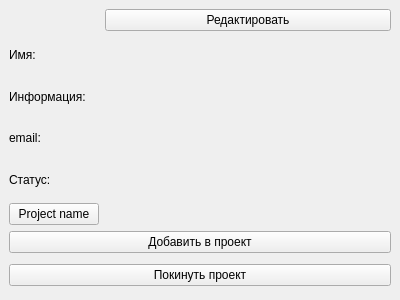
<?xml version="1.0" encoding="UTF-8"?>
<ui version="4.0">
 <class>WgtWorker</class>
 <widget class="QFrame" name="WgtWorker">
  <property name="geometry">
   <rect>
    <x>0</x>
    <y>0</y>
    <width>400</width>
    <height>300</height>
   </rect>
  </property>
  <property name="sizePolicy">
   <sizepolicy hsizetype="Preferred" vsizetype="Preferred">
    <horstretch>0</horstretch>
    <verstretch>0</verstretch>
   </sizepolicy>
  </property>
  <property name="windowTitle">
   <string/>
  </property>
  <layout class="QGridLayout" name="gridLayout">
   <property name="leftMargin">
    <number>0</number>
   </property>
   <property name="topMargin">
    <number>0</number>
   </property>
   <property name="rightMargin">
    <number>0</number>
   </property>
   <property name="bottomMargin">
    <number>0</number>
   </property>
   <item row="0" column="0">
    <widget class="QStackedWidget" name="stackedWidget">
     <property name="sizePolicy">
      <sizepolicy hsizetype="Preferred" vsizetype="Preferred">
       <horstretch>0</horstretch>
       <verstretch>0</verstretch>
      </sizepolicy>
     </property>
     <property name="currentIndex">
      <number>0</number>
     </property>
     <widget class="QWidget" name="pg_user_date">
      <layout class="QGridLayout" name="gridLayout_2">
       <item row="6" column="0" colspan="2">
        <widget class="QPushButton" name="btn_add_to_project">
         <property name="text">
          <string>Добавить в проект</string>
         </property>
        </widget>
       </item>
       <item row="0" column="1">
        <widget class="QPushButton" name="btn_edit">
         <property name="sizePolicy">
          <sizepolicy hsizetype="Expanding" vsizetype="Fixed">
           <horstretch>0</horstretch>
           <verstretch>0</verstretch>
          </sizepolicy>
         </property>
         <property name="text">
          <string>Редактировать</string>
         </property>
        </widget>
       </item>
       <item row="2" column="1">
        <widget class="QLabel" name="lbl_info_2">
         <property name="text">
          <string/>
         </property>
         <property name="wordWrap">
          <bool>true</bool>
         </property>
        </widget>
       </item>
       <item row="3" column="0">
        <widget class="QLabel" name="lbl_email">
         <property name="sizePolicy">
          <sizepolicy hsizetype="Fixed" vsizetype="Preferred">
           <horstretch>0</horstretch>
           <verstretch>0</verstretch>
          </sizepolicy>
         </property>
         <property name="minimumSize">
          <size>
           <width>90</width>
           <height>0</height>
          </size>
         </property>
         <property name="maximumSize">
          <size>
           <width>90</width>
           <height>16777215</height>
          </size>
         </property>
         <property name="text">
          <string>email:</string>
         </property>
        </widget>
       </item>
       <item row="1" column="0">
        <widget class="QLabel" name="lbl_login">
         <property name="sizePolicy">
          <sizepolicy hsizetype="Fixed" vsizetype="Preferred">
           <horstretch>0</horstretch>
           <verstretch>0</verstretch>
          </sizepolicy>
         </property>
         <property name="minimumSize">
          <size>
           <width>90</width>
           <height>0</height>
          </size>
         </property>
         <property name="maximumSize">
          <size>
           <width>90</width>
           <height>16777215</height>
          </size>
         </property>
         <property name="text">
          <string>Имя:</string>
         </property>
        </widget>
       </item>
       <item row="4" column="0">
        <widget class="QLabel" name="lbl_status">
         <property name="sizePolicy">
          <sizepolicy hsizetype="Fixed" vsizetype="Preferred">
           <horstretch>0</horstretch>
           <verstretch>0</verstretch>
          </sizepolicy>
         </property>
         <property name="minimumSize">
          <size>
           <width>90</width>
           <height>0</height>
          </size>
         </property>
         <property name="maximumSize">
          <size>
           <width>90</width>
           <height>16777215</height>
          </size>
         </property>
         <property name="text">
          <string>Статус:</string>
         </property>
        </widget>
       </item>
       <item row="4" column="1">
        <widget class="QLabel" name="lbl_status_2">
         <property name="text">
          <string/>
         </property>
        </widget>
       </item>
       <item row="1" column="1">
        <widget class="QLabel" name="lbl_login_2">
         <property name="text">
          <string/>
         </property>
        </widget>
       </item>
       <item row="0" column="0">
        <widget class="QLabel" name="lbl_photo">
         <property name="text">
          <string/>
         </property>
        </widget>
       </item>
       <item row="2" column="0">
        <widget class="QLabel" name="lbl_info">
         <property name="sizePolicy">
          <sizepolicy hsizetype="Fixed" vsizetype="Preferred">
           <horstretch>0</horstretch>
           <verstretch>0</verstretch>
          </sizepolicy>
         </property>
         <property name="minimumSize">
          <size>
           <width>90</width>
           <height>0</height>
          </size>
         </property>
         <property name="maximumSize">
          <size>
           <width>90</width>
           <height>16777215</height>
          </size>
         </property>
         <property name="text">
          <string>Информация:</string>
         </property>
        </widget>
       </item>
       <item row="5" column="0">
        <widget class="QPushButton" name="btn_project">
         <property name="text">
          <string>Project name</string>
         </property>
        </widget>
       </item>
       <item row="3" column="1">
        <widget class="QLabel" name="lbl_email_2">
         <property name="text">
          <string/>
         </property>
        </widget>
       </item>
       <item row="7" column="0" colspan="2">
        <widget class="QStackedWidget" name="stackedWidget_Del">
         <property name="maximumSize">
          <size>
           <width>16777215</width>
           <height>32</height>
          </size>
         </property>
         <property name="currentIndex">
          <number>0</number>
         </property>
         <widget class="QWidget" name="pg_del">
          <layout class="QGridLayout" name="gridLayout_4">
           <property name="leftMargin">
            <number>0</number>
           </property>
           <property name="topMargin">
            <number>0</number>
           </property>
           <property name="rightMargin">
            <number>0</number>
           </property>
           <property name="bottomMargin">
            <number>0</number>
           </property>
           <property name="spacing">
            <number>0</number>
           </property>
           <item row="0" column="0">
            <widget class="QPushButton" name="btn_del_proj">
             <property name="text">
              <string>Покинуть проект</string>
             </property>
            </widget>
           </item>
          </layout>
         </widget>
         <widget class="QWidget" name="pg_confirm">
          <layout class="QGridLayout" name="gridLayout_5">
           <property name="leftMargin">
            <number>0</number>
           </property>
           <property name="topMargin">
            <number>0</number>
           </property>
           <property name="rightMargin">
            <number>0</number>
           </property>
           <property name="bottomMargin">
            <number>0</number>
           </property>
           <property name="horizontalSpacing">
            <number>3</number>
           </property>
           <property name="verticalSpacing">
            <number>0</number>
           </property>
           <item row="0" column="0">
            <widget class="QPushButton" name="btn_del_confirm">
             <property name="text">
              <string>Подтвердить</string>
             </property>
            </widget>
           </item>
           <item row="0" column="1">
            <widget class="QPushButton" name="btn_del_cancel">
             <property name="text">
              <string>Отменить</string>
             </property>
            </widget>
           </item>
          </layout>
         </widget>
        </widget>
       </item>
      </layout>
     </widget>
     <widget class="QWidget" name="pg_edit_data">
      <layout class="QGridLayout" name="gridLayout_3">
       <item row="3" column="0">
        <widget class="QPushButton" name="btn_exit">
         <property name="text">
          <string>Отмена</string>
         </property>
        </widget>
       </item>
       <item row="0" column="0">
        <widget class="QPushButton" name="btn_change_photo">
         <property name="text">
          <string>Изменить фото</string>
         </property>
        </widget>
       </item>
       <item row="3" column="1">
        <widget class="QPushButton" name="btn_ok">
         <property name="text">
          <string>Ok</string>
         </property>
        </widget>
       </item>
       <item row="2" column="0" colspan="2">
        <widget class="QPlainTextEdit" name="te_info"/>
       </item>
       <item row="1" column="0" colspan="2">
        <widget class="QLineEdit" name="le_login"/>
       </item>
      </layout>
     </widget>
    </widget>
   </item>
  </layout>
 </widget>
 <resources/>
 <connections/>
</ui>
